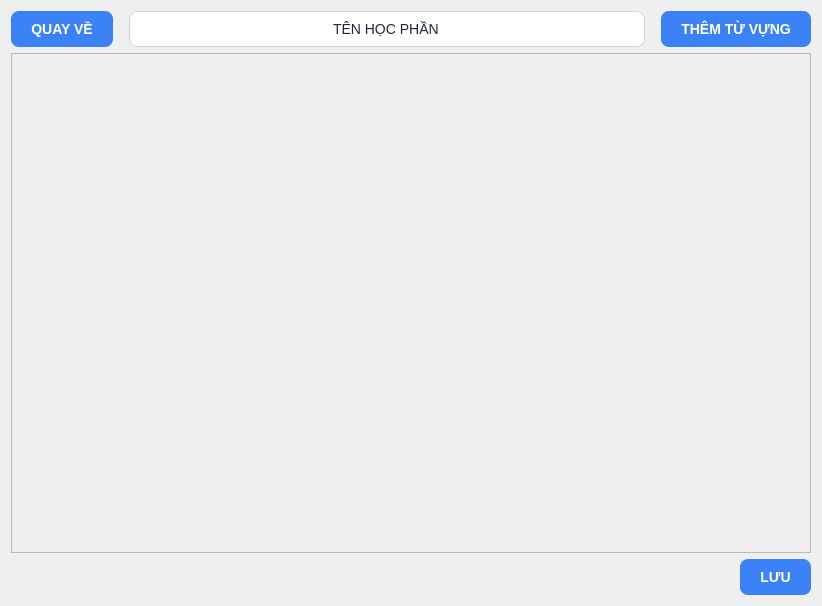
      <widget class="QWidget" name="p7_them_flashcard">
       <layout class="QVBoxLayout" name="verticalLayout_14">
        <item>
         <layout class="QHBoxLayout" name="horizontalLayout_20">
          <property name="spacing">
           <number>16</number>
          </property>
          <item>
           <widget class="QPushButton" name="btn_back_tu_them_flashcard">
            <property name="styleSheet">
             <string notr="true">QPushButton {
    background-color: #3B82F6; /* Màu xanh dương hiện đại */
    color: #FFFFFF;            /* Chữ màu trắng */
    border: none;              /* Bỏ viền đen viền mặc định */
    border-radius: 8px;        /* Bo góc */
    padding: 10px 20px;        /* Nút to, dễ bấm */
    font-size: 14px;
    font-weight: bold;
    font-family: &quot;Segoe UI&quot;, Arial, sans-serif;
}

QPushButton:hover {
    background-color: #2563EB; /* Hiệu ứng di chuột: Nền tối đi một xíu */
}

QPushButton:pressed {
    background-color: #1D4ED8; /* Hiệu ứng click: Nền tối hẳn lại */
}</string>
            </property>
            <property name="text">
             <string>QUAY VỀ</string>
            </property>
           </widget>
          </item>
          <item>
           <widget class="QLineEdit" name="text_ten_hoc_phan">
            <property name="styleSheet">
             <string notr="true">QLineEdit {
    background-color: #FFFFFF; /* Nền trắng sáng */
    color: #1F2937;            /* CHỮ MÀU ĐEN ĐẬM - Đảm bảo luôn nhìn thấy chữ */
    border: 1px solid #D1D5DB; /* Viền xám nhạt */
    border-radius: 8px;        /* Bo góc mềm mại */
    padding: 8px 12px;         /* Khoảng cách từ chữ tới viền vừa đủ */
    font-size: 14px;
    font-family: &quot;Segoe UI&quot;, Arial, sans-serif;
}

QLineEdit:focus {
    border: 2px solid #3B82F6; /* Khi click vào gõ, viền sáng màu xanh dương */
    background-color: #FFFFFF;
}</string>
            </property>
            <property name="text">
             <string>TÊN HỌC PHẦN</string>
            </property>
            <property name="alignment">
             <set>Qt::AlignmentFlag::AlignCenter</set>
            </property>
            <property name="placeholderText">
             <string>ĐẶT TÊN HỌC PHẦN</string>
            </property>
           </widget>
          </item>
          <item>
           <widget class="QPushButton" name="btn_them_tu_flashcard">
            <property name="styleSheet">
             <string notr="true">QPushButton {
    background-color: #3B82F6; /* Màu xanh dương hiện đại */
    color: #FFFFFF;            /* Chữ màu trắng */
    border: none;              /* Bỏ viền đen viền mặc định */
    border-radius: 8px;        /* Bo góc */
    padding: 10px 20px;        /* Nút to, dễ bấm */
    font-size: 14px;
    font-weight: bold;
    font-family: &quot;Segoe UI&quot;, Arial, sans-serif;
}

QPushButton:hover {
    background-color: #2563EB; /* Hiệu ứng di chuột: Nền tối đi một xíu */
}

QPushButton:pressed {
    background-color: #1D4ED8; /* Hiệu ứng click: Nền tối hẳn lại */
}</string>
            </property>
            <property name="text">
             <string>THÊM TỪ VỰNG</string>
            </property>
           </widget>
          </item>
         </layout>
        </item>
        <item alignment="Qt::AlignmentFlag::AlignHCenter">
         <widget class="QScrollArea" name="scrollArea">
          <property name="minimumSize">
           <size>
            <width>800</width>
            <height>500</height>
           </size>
          </property>
          <property name="maximumSize">
           <size>
            <width>800</width>
            <height>500</height>
           </size>
          </property>
          <property name="styleSheet">
           <string notr="true">QScrollArea {
    border: 1px solid #E5E7EB; /* Viền xám rất mờ, tạo cảm giác phân cách */
    background-color: #FFFFFF; /* Màu nền trắng tinh */
    border-radius: 10px;       /* Bo góc toàn bộ khung */
    padding: 5px;              /* Đẩy nội dung xích vào trong một chút */
}

/* Đảm bảo khung chứa nội dung con bên trong cũng màu trắng đồng bộ */
QScrollArea &gt; QWidget &gt; QWidget {
    background-color: #FFFFFF; 
}


/* =======================================================
   2. THANH CUỘN DỌC (VERTICAL SCROLLBAR)
======================================================== */
QScrollBar:vertical {
    border: none;
    background-color: #F9FAFB; /* Rãnh cuộn màu xám cực nhạt để dễ nhận biết */
    width: 10px;               /* Độ dày của thanh cuộn */
    margin: 0px;
    border-radius: 5px;        /* Bo góc rãnh cuộn */
}

/* KHỐI NẮM TRƯỢT (CỤC TẨY) */
QScrollBar::handle:vertical {
    background-color: #9CA3AF; /* Màu xám nổi bật trên nền trắng */
    min-height: 40px;          
    border-radius: 5px;        
}

/* KHI ĐƯA CHUỘT VÀO (HOVER) */
QScrollBar::handle:vertical:hover {
    background-color: #6B7280; /* Đậm màu hơn khi di chuột */
}

/* KHI NHẤN GIỮ KÉO (PRESSED) */
QScrollBar::handle:vertical:pressed {
    background-color: #4B5563; /* Đậm nhất khi đang kéo */
}

/* ẨN 2 NÚT MŨI TÊN (Lên/Xuống) */
QScrollBar::add-line:vertical, QScrollBar::sub-line:vertical {
    height: 0px; 
    background: none;
}
QScrollBar::add-page:vertical, QScrollBar::sub-page:vertical {
    background: none; 
}</string>
          </property>
          <property name="widgetResizable">
           <bool>true</bool>
          </property>
          <widget class="QWidget" name="scr_danh_sach_tu">
           <property name="geometry">
            <rect>
             <x>0</x>
             <y>0</y>
             <width>788</width>
             <height>488</height>
            </rect>
           </property>
           <layout class="QVBoxLayout" name="layout_danh_sach_tu"/>
          </widget>
         </widget>
        </item>
        <item>
         <layout class="QHBoxLayout" name="horizontalLayout_21">
          <item>
           <spacer name="horizontalSpacer_18">
            <property name="orientation">
             <enum>Qt::Orientation::Horizontal</enum>
            </property>
            <property name="sizeHint" stdset="0">
             <size>
              <width>40</width>
              <height>20</height>
             </size>
            </property>
           </spacer>
          </item>
          <item>
           <widget class="QPushButton" name="btn_luu_flashcard">
            <property name="styleSheet">
             <string notr="true">QPushButton {
    background-color: #3B82F6; /* Màu xanh dương hiện đại */
    color: #FFFFFF;            /* Chữ màu trắng */
    border: none;              /* Bỏ viền đen viền mặc định */
    border-radius: 8px;        /* Bo góc */
    padding: 10px 20px;        /* Nút to, dễ bấm */
    font-size: 14px;
    font-weight: bold;
    font-family: &quot;Segoe UI&quot;, Arial, sans-serif;
}

QPushButton:hover {
    background-color: #2563EB; /* Hiệu ứng di chuột: Nền tối đi một xíu */
}

QPushButton:pressed {
    background-color: #1D4ED8; /* Hiệu ứng click: Nền tối hẳn lại */
}</string>
            </property>
            <property name="text">
             <string>LƯU</string>
            </property>
           </widget>
          </item>
         </layout>
        </item>
       </layout>
      </widget>
